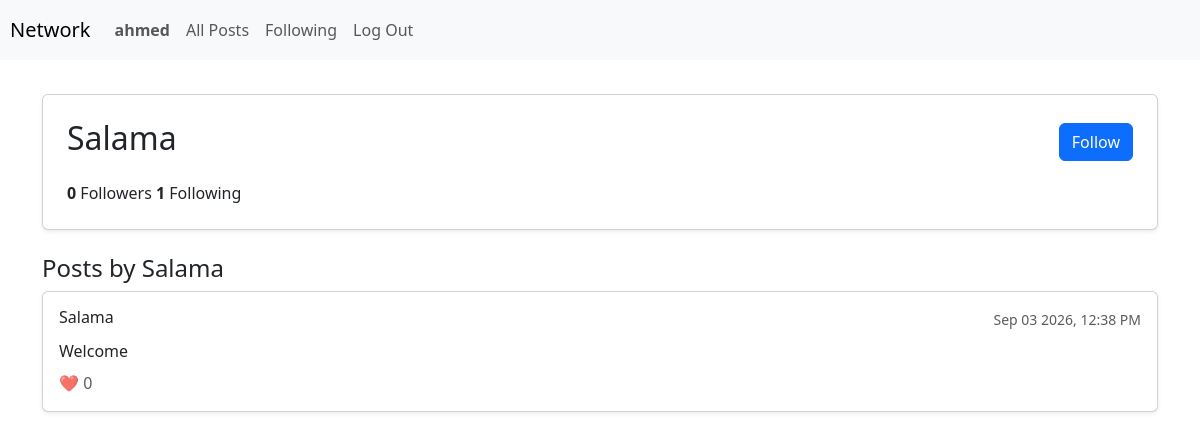
Page /profile/Salama (signed in) on the committed database.
### network/models.py (models this page shows, shortened)
class User(AbstractUser):
    pass

class Post(models.Model):
    user = models.ForeignKey(User, on_delete=models.CASCADE, related_name="posts")
    content = models.TextField(blank=False)
    timestamp = models.DateTimeField(auto_now_add=True)
    likes = models.ManyToManyField(User, blank=True, related_name="liked_posts")

### network/views.py (the view)
# urls.py: path("profile/<str:username>", views.profile, name="profile"),
def profile(request, username):
    profile_user = get_object_or_404(User, username=username)
    posts = profile_user.posts.all().order_by("-timestamp")
    is_following = False
    if request.user.is_authenticated and request.user != profile_user:
        is_following = Follow.objects.filter(user=request.user, following_user=profile_user).exists()
    followers_count = profile_user.followers.count()
    following_count = profile_user.following.count()
    return render(request, "network/profile.html", {
        "profile_user": profile_user,
        "posts": posts,
        "followers_count": followers_count,
        "following_count": following_count,
        "is_following": is_following,
    })

### network/templates/network/profile.html (shortened to what this page needs)
{% extends "network/layout.html" %}
{% block body %}
    <div class="container mt-4">
        <div class="card p-4 mb-4 shadow-sm">
            <div class="d-flex justify-content-between align-items-center">
                <h2>{{ profile_user.username }}</h2>
                {% if user.is_authenticated and user != profile_user %}
                    <form action="{% url 'toggle_follow' profile_user.username %}" method="POST">
                        {% if is_following %}
                            <button type="submit" class="btn btn-outline-danger">Unfollow</button>
                        {% else %}
                            <button type="submit" class="btn btn-primary">Follow</button>
                        {% endif %}
                    </form>
                {% endif %}
            </div>
            <div class="mt-3">
                <span class="mr-3"><strong>{{ followers_count }}</strong> Followers</span>
                <span><strong>{{ following_count }}</strong> Following</span>
            </div>
        </div>
        <h4>Posts by {{ profile_user.username }}</h4>
        <div class="posts-list">
            {% for post in posts %}
                <div class="card mb-3 p-3 shadow-sm">
                    <div class="d-flex justify-content-between align-items-center">
                        <h6 class="font-weight-bold mb-1">{{ post.user.username }}</h6>
                        <small class="text-muted">{{ post.timestamp|date:"M d Y, h:i A" }}</small>
                    </div>
                    <p class="mt-2 mb-2">{{ post.content }}</p>
                    <div class="text-muted">
                        ❤️ {{ post.likes.count }}
                    </div>
                </div>
            {% empty %}
                <p class="text-muted">No posts yet.</p>
            {% endfor %}
        </div>
    </div>
{% endblock %}

### network/templates/network/layout.html (shortened to what this page needs)
{% load static %}
<!DOCTYPE html>
<html lang="en">
    <head>
        <link href="https://cdn.jsdelivr.net/npm/bootstrap@5.3.8/dist/css/bootstrap.min.css" rel="stylesheet">
        <link href="{% static 'network/styles.css' %}" rel="stylesheet">
    </head>
    <body>
        <nav class="navbar navbar-expand-lg navbar-light bg-light sticky-top">
            <a class="navbar-brand" href="{% url 'index' %}">Network</a>
            <div>
              <ul class="navbar-nav mr-auto">
                {% if user.is_authenticated %}
                    <li class="nav-item">
                        <a class="nav-link" href="{%url 'profile' user.username%}"><strong>{{ user.username }}</strong></a>
                    </li>
                {% endif %}
                <li class="nav-item">
                  <a class="nav-link" href="{% url 'index' %}">All Posts</a>
                </li>
                {% if user.is_authenticated %}
                    <li class="nav-item">
                        <a class="nav-link" href="#">Following</a>
                    </li>
                    <li class="nav-item">
                        <a class="nav-link" href="{% url 'logout' %}">Log Out</a>
                    </li>
                {% endif %}
              </ul>
            </div>
          </nav>
        <div class="body" id="Main-Container">
            {% block body %}
            {% endblock %}
        </div>
    </body>
</html>

### network/static/network/styles.css (style rules this page uses)
#Main-Container { padding: 10px; }
.navbar { padding:10px; }

### rows in the picture
User: username "ahmed"
User: username "Salama"
Post: user.username "Salama", timestamp "Sep 03 2026, 12:38 PM", content "Welcome", likes.count "0"

### other values in the picture
{{ followers_count }} "0"
{{ following_count }} "1"
